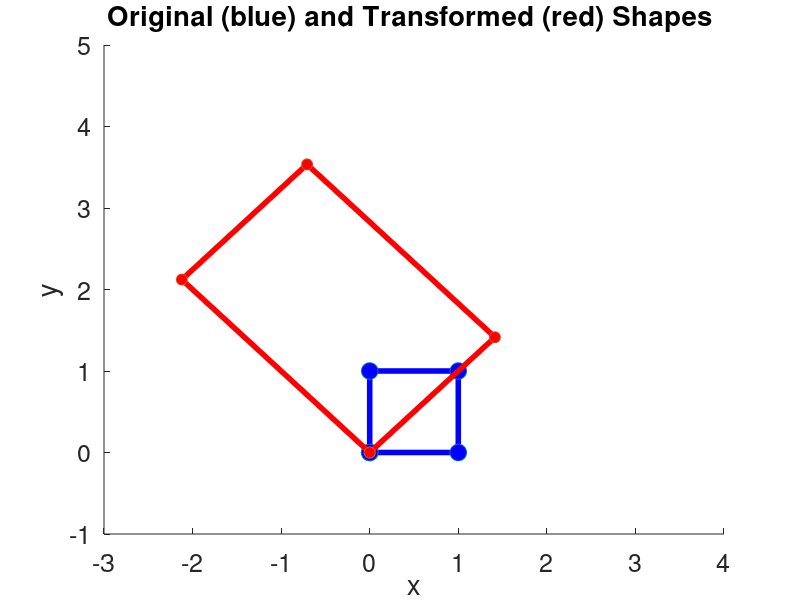

MATLAB code to generate this figure: (Note: this script raises an error after producing the figure.)



%% Composing 2-D Transformations
% 
clear all; close all;


%% Transformations 
% Scaling
S = [ 2 0;
      0 3 ];
  

% Rotation
theta = pi/4; 
R = [ cos(theta) -sin(theta);
      sin(theta)  cos(theta) ];


%% The shape to be transformed  
% Rectangle given by four vertices
px = [0 1 1 0];   % x-coords
py = [0 0 1 1];   % y-coords  
disp('Input shape')
X  = [px;py]        % Matrix containing the 2-D points. 

%% Apply transformation to shape 
X_p = (R * S) * X; 

disp('Transformed shape')
X_p


%% Display shapes
figure;
hold on;
axis([ -3 4 -1 5 ] );
% Repeating the first vertex to close polygon lines
plot([X(1,:) X(1,1)], [X(2,:) X(2,1)], 'b-', 'linewidth',4);
plot([X(1,:) X(1,1)], [X(2,:) X(2,1)], 'o', 'MarkerSize', 12, 'MarkerFaceColor','b')
xlabel('x','FontSize',30);
ylabel('y','FontSize',30);
set(gca, 'fontsize',18);
set(gcf, 'color', 'w' );
title('Original (blue) and Transformed (red) Shapes ');
% Show the transformed points
plt = plot([X_p(1,:), X_p(1,1)], [X_p(2,:), X_p(2,1)], 'r-', 'linewidth',4);
plot([X_p(1,:), X_p(1,1)], [X_p(2,:), X_p(2,1)], 'o', 'MarkerSize', 8, 'MarkerFaceColor','r');
% Plot transformed shape transparent
plt.Color(4) = 0.5;
axis equal
grid on;



%% Apply transformation to shape 
X_p = (S * R) * X; 

disp('Transformed shape')
X_p


%% Display shapes
figure;
hold on;
axis([ -3 4 -1 5 ] );
% Repeating the first vertex to close polygon lines
plot([X(1,:) X(1,1)], [X(2,:) X(2,1)], 'b-', 'linewidth',4);
plot([X(1,:) X(1,1)], [X(2,:) X(2,1)], 'o', 'MarkerSize', 12, 'MarkerFaceColor','b')
xlabel('x','FontSize',30);
ylabel('y','FontSize',30);
set(gca, 'fontsize',18);
set(gcf, 'color', 'w' );
title('Original (blue) and Transformed (red) Shapes ');
% Show the transformed points
plt = plot([X_p(1,:), X_p(1,1)], [X_p(2,:), X_p(2,1)], 'r-', 'linewidth',4);
plot([X_p(1,:), X_p(1,1)], [X_p(2,:), X_p(2,1)], 'o', 'MarkerSize', 8, 'MarkerFaceColor','r');
% Plot transformed shape transparent
plt.Color(4) = 0.5;
axis equal

grid on;


